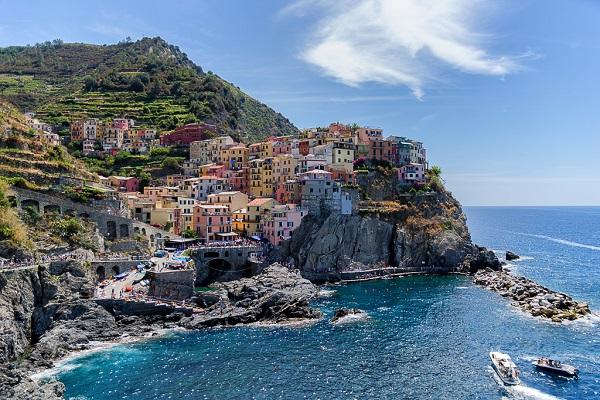
#> input picture img_5terre.jpg, 600 x 400 px
$ python inpainting.py
#> lines starting #> are read from the running program, lines starting #| are printed output that depends on the picture; after the words box and inside, x2 and y2 are one past the last pixel; in counts of white or black regions, pixels touching at a corner belong together
import cv2
import numpy as np

# Load grayscale image
damaged_img = cv2.imread('img_5terre.jpg', 0)
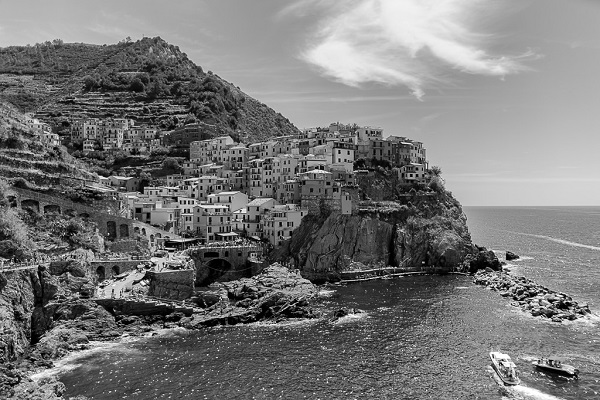
#> damaged_img: shape (400, 600); min 0, max 255, mean 119.5

# Create an empty mask with the same shape
mask = np.zeros_like(damaged_img)

# Threshold: if pixel > 0 → set to 0, else → set to 255
mask[damaged_img > 0] = 0
mask[damaged_img == 0] = 255

# Save the result
cv2.imwrite('mask.jpg', mask)
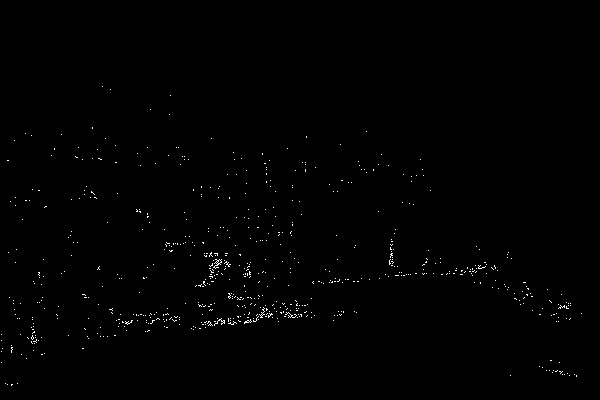
#> saved as mask.jpg: shape (400, 600); 0.51% white in thin lines or dots, all inside (x1, y1, x2, y2) = (1, 86, 582, 386)

$ run again, with 487021350_122205127634162765_4776978011534063537_n.jpg copied over img_5terre.jpg
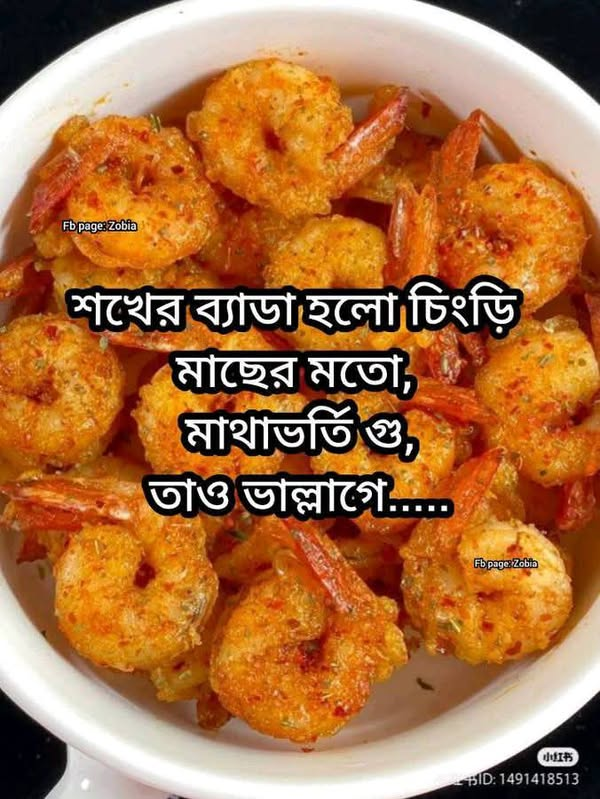
#> input picture 487021350_122205127634162765_4776978011534063537_n.jpg, 600 x 799 px
#> `damaged_img = cv2.imread('img_5terre.jpg', 0)`:
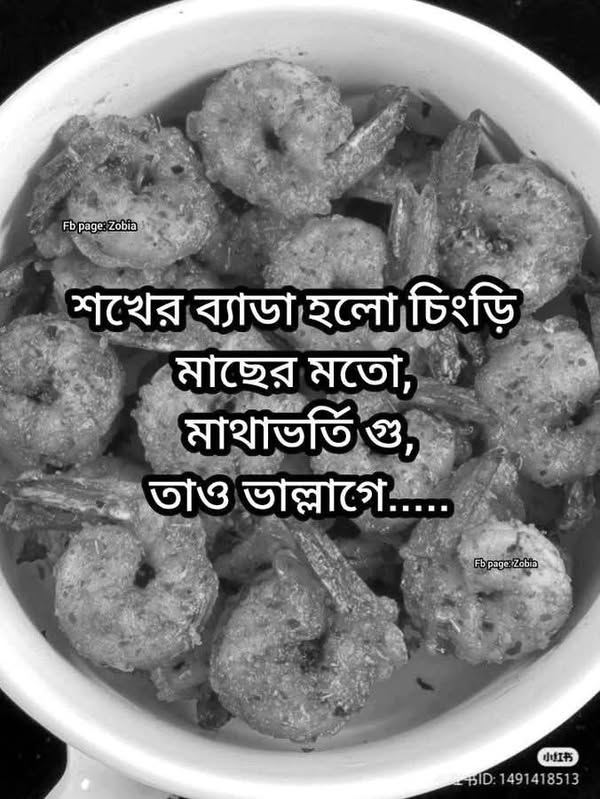
#> damaged_img: shape (799, 600); min 0, max 255, mean 125.4
#> `cv2.imwrite('mask.jpg', mask)`:
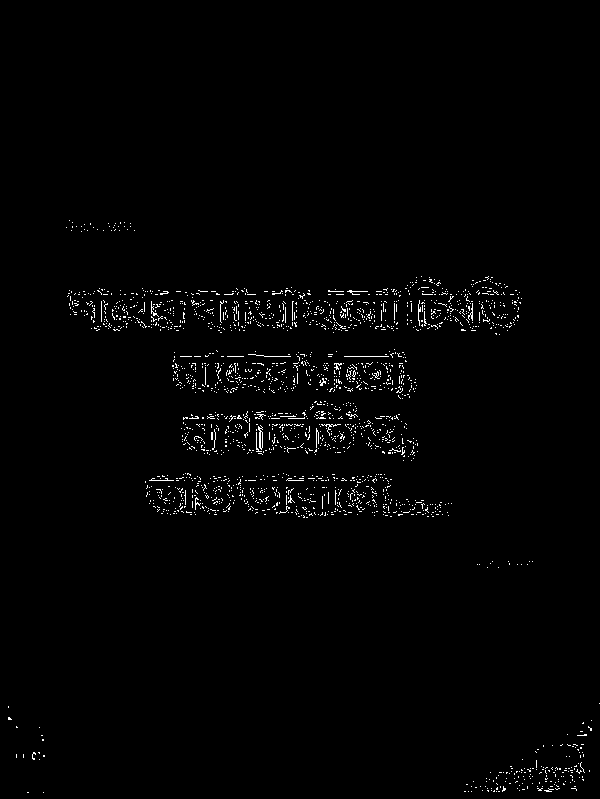
#> saved as mask.jpg: shape (799, 600); 1.3% white in thin lines or dots, all inside (x1, y1, x2, y2) = (8, 220, 600, 793)

$ run again, with IMG-20230914-WA0004.jpg copied over img_5terre.jpg
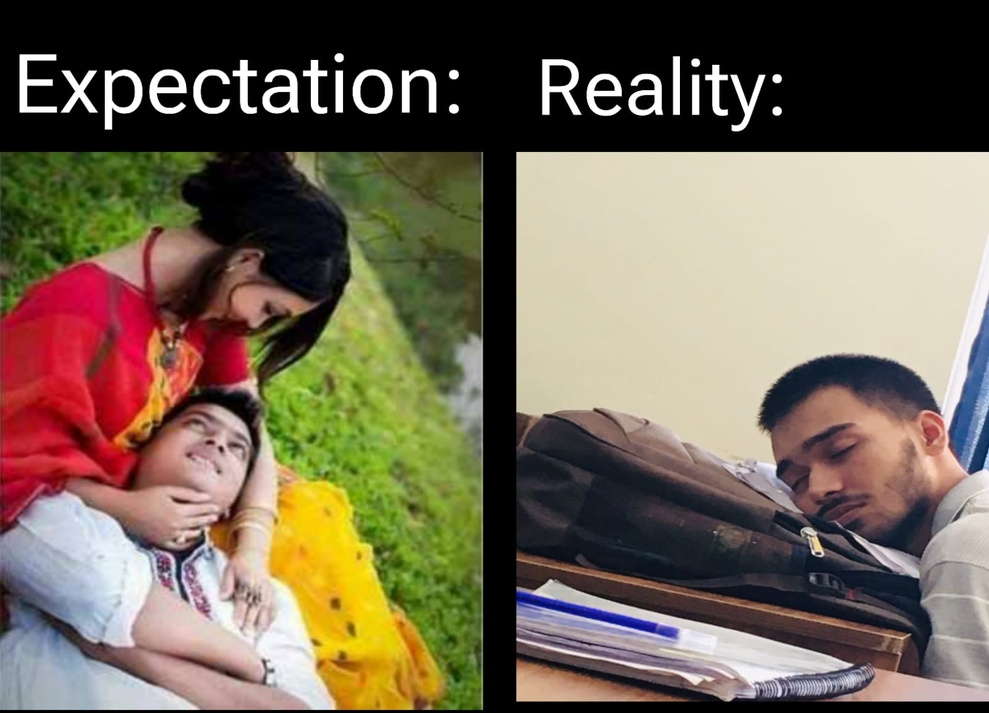
#> input picture IMG-20230914-WA0004.jpg, 989 x 713 px, shrunk from 1600 x 1154 before the run
#> `damaged_img = cv2.imread('img_5terre.jpg', 0)`:
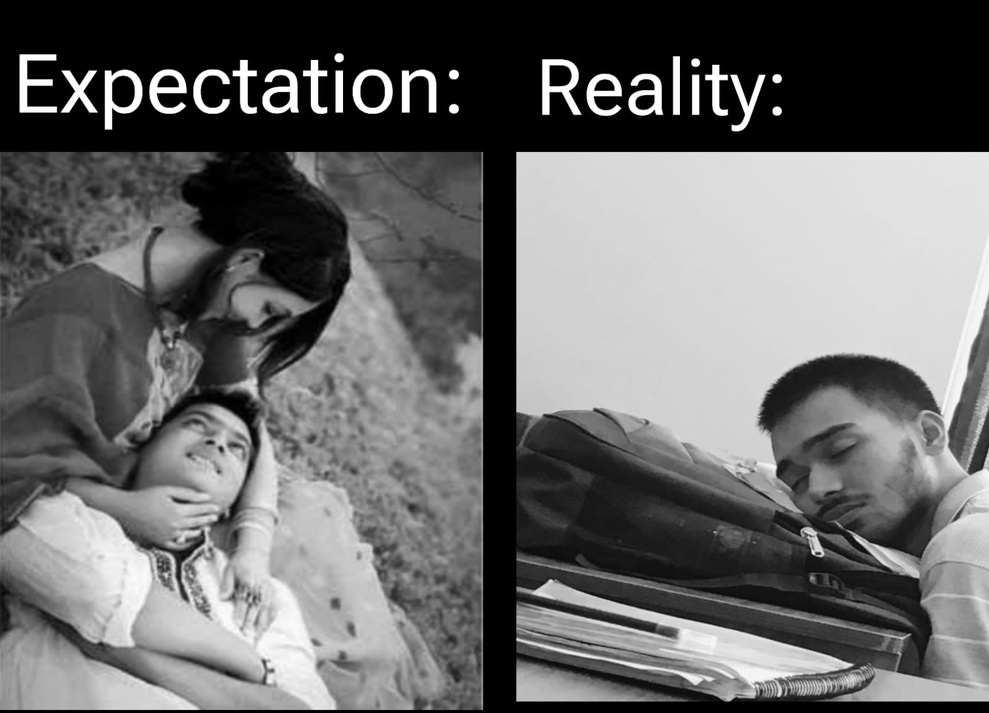
#> damaged_img: shape (713, 989); min 0, max 255, mean 104.7
#> `cv2.imwrite('mask.jpg', mask)`:
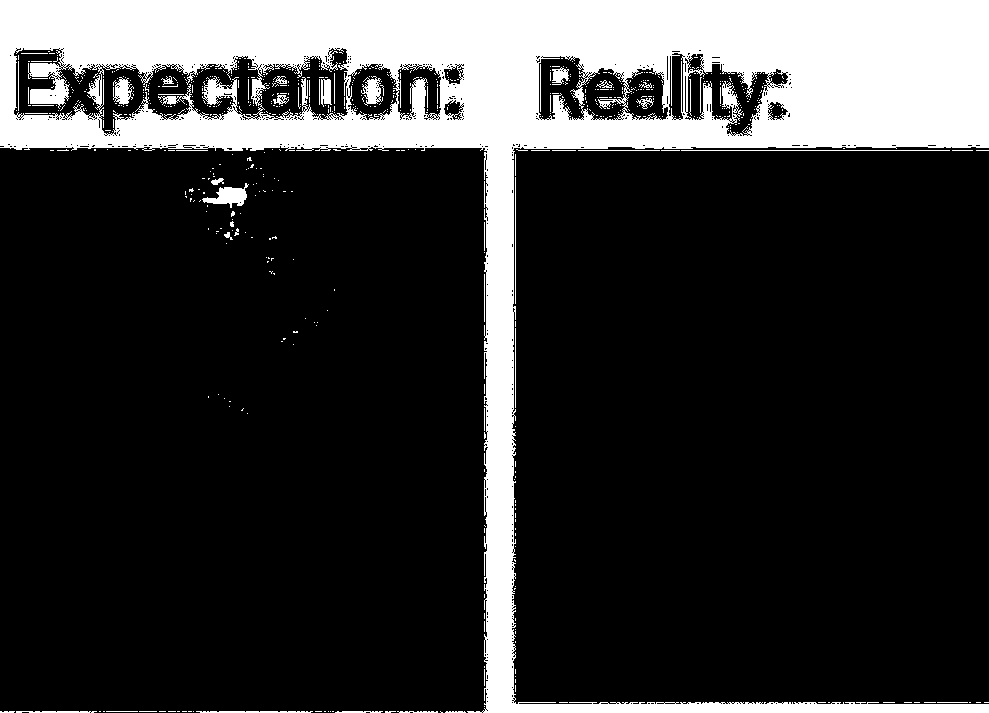
#> saved as mask.jpg: shape (713, 989); 20.5% white; 651 white regions (603 under 20 px), largest, box (x1, y1, x2, y2) and area: (0, 0, 989, 713) 138700, (202, 183, 249, 208) 546, (361, 76, 383, 106) 358
